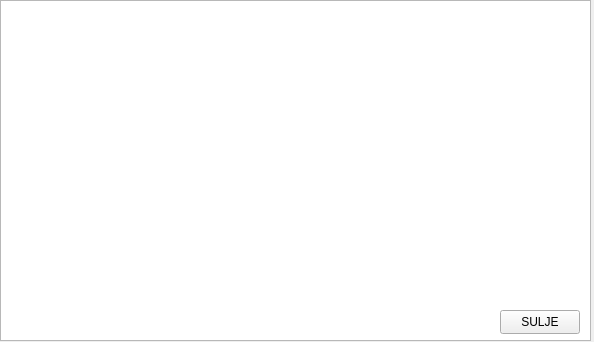
<?xml version="1.0" encoding="UTF-8"?>
<ui version="4.0">
 <class>kuittiwindow</class>
 <widget class="QWidget" name="kuittiwindow">
  <property name="geometry">
   <rect>
    <x>0</x>
    <y>0</y>
    <width>594</width>
    <height>342</height>
   </rect>
  </property>
  <property name="windowTitle">
   <string>Form</string>
  </property>
  <widget class="QTableWidget" name="kuittiTable">
   <property name="geometry">
    <rect>
     <x>0</x>
     <y>0</y>
     <width>591</width>
     <height>341</height>
    </rect>
   </property>
   <property name="verticalScrollBarPolicy">
    <enum>Qt::ScrollBarAsNeeded</enum>
   </property>
   <property name="horizontalScrollBarPolicy">
    <enum>Qt::ScrollBarAsNeeded</enum>
   </property>
   <property name="sizeAdjustPolicy">
    <enum>QAbstractScrollArea::AdjustToContents</enum>
   </property>
  </widget>
  <widget class="QPushButton" name="pushButton">
   <property name="geometry">
    <rect>
     <x>500</x>
     <y>310</y>
     <width>80</width>
     <height>24</height>
    </rect>
   </property>
   <property name="text">
    <string>SULJE</string>
   </property>
  </widget>
 </widget>
 <resources/>
 <connections/>
</ui>
